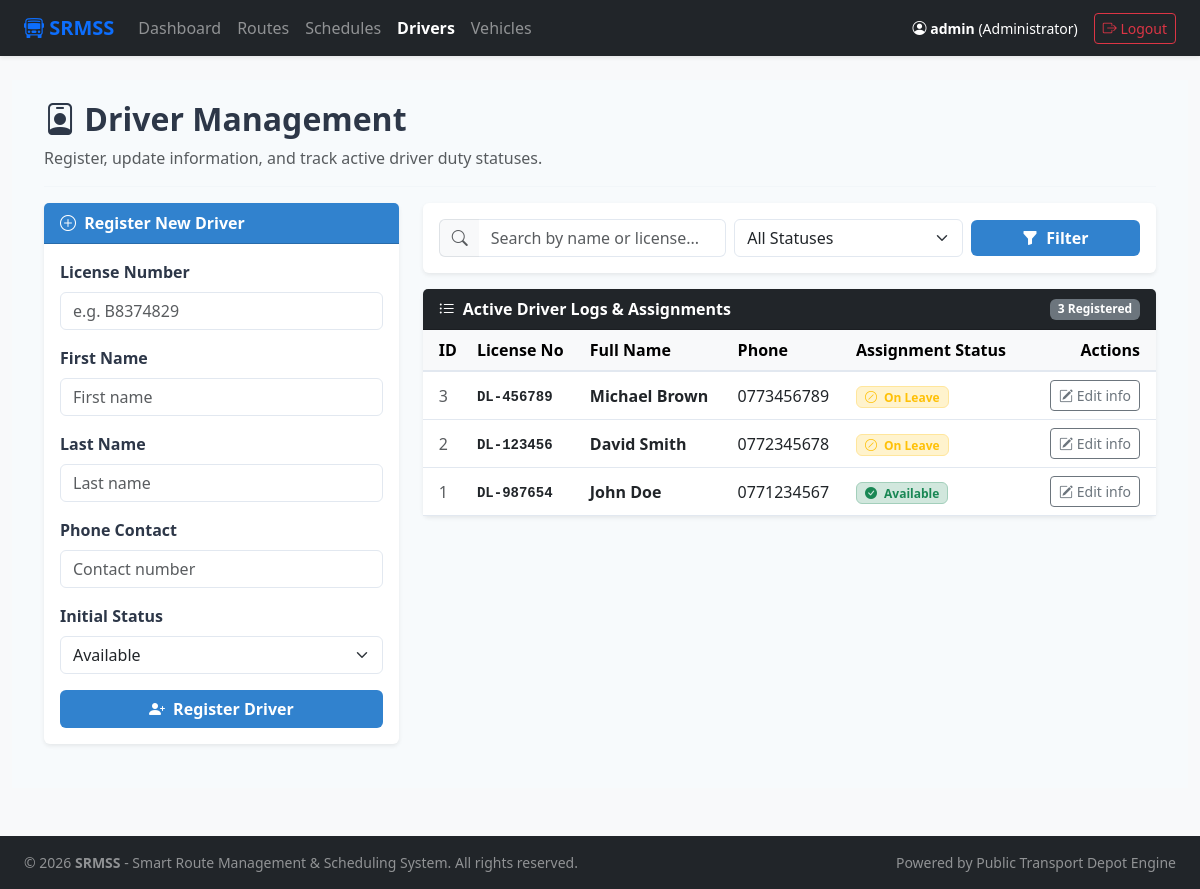
The page /drivers.php (signed in) on the database its author committed.
### tables this page shows
CREATE TABLE `drivers` (
  `id` int(11) NOT NULL AUTO_INCREMENT,
  `license_number` varchar(50) NOT NULL,
  `first_name` varchar(50) NOT NULL,
  `last_name` varchar(50) NOT NULL,
  `phone` varchar(20) DEFAULT NULL,
  `status` enum('Available','On Route','Leave') DEFAULT 'Available',
  `depot_id` int(11) DEFAULT 1,
  PRIMARY KEY (`id`),
  UNIQUE KEY `license_number` (`license_number`),
  KEY `depot_id` (`depot_id`),
  CONSTRAINT `drivers_ibfk_1` FOREIGN KEY (`depot_id`) REFERENCES `depots` (`id`) ON DELETE SET NULL
);

### drivers.php (the view, shortened to what this page needs)
<?php
require_once 'config/db.php';
include_once 'includes/header.php';
$search_query = isset($_GET['search']) ? trim($_GET['search']) : '';
$status_filter = isset($_GET['status_filter']) ? trim($_GET['status_filter']) : '';
$sql = "SELECT * FROM drivers WHERE 1=1";
$params = [];
$sql .= " ORDER BY id DESC";
$stmt = $conn->prepare($sql);
$stmt->execute($params);
$drivers = $stmt->fetchAll(PDO::FETCH_ASSOC);
$is_filtered = ($search_query !== '' || $status_filter !== '');
?>
<div class="row" style="background-color: #f7fafc; min-height: 80vh; padding: 20px;">
    <div class="col-md-12">
        <h2 class="fw-bold" style="color: #2d3748;"><i class="bi bi-person-badge"></i> Driver Management</h2>
        <p class="text-muted">Register, update information, and track active driver duty statuses.</p>
        <hr style="border-color: #e2e8f0;">
    </div>
    <div class="col-md-4 mb-4">
        <div class="card shadow-sm border-0" style="background-color: #ffffff;">
            <div class="card-header fw-bold text-white" style="background-color: #3182ce;">
                <i class="bi bi-plus-circle me-1"></i> Register New Driver
            </div>
            <div class="card-body" style="color: #2d3748;">
                <form action="drivers.php" method="POST">
                    <div class="mb-3">
                        <label class="form-label fw-semibold">License Number</label>
                        <input type="text" name="license_number" class="form-control" style="border-color: #e2e8f0;" required placeholder="e.g. B8374829">
                    </div>
                    <div class="mb-3">
                        <label class="form-label fw-semibold">First Name</label>
                        <input type="text" name="first_name" class="form-control" style="border-color: #e2e8f0;" required placeholder="First name">
                    </div>
                    <div class="mb-3">
                        <label class="form-label fw-semibold">Last Name</label>
                        <input type="text" name="last_name" class="form-control" style="border-color: #e2e8f0;" required placeholder="Last name">
                    </div>
                    <div class="mb-3">
                        <label class="form-label fw-semibold">Phone Contact</label>
                        <input type="text" name="phone" class="form-control" style="border-color: #e2e8f0;" placeholder="Contact number">
                    </div>
                    <div class="mb-3">
                        <label class="form-label fw-semibold">Initial Status</label>
                        <select name="status" class="form-select" style="border-color: #e2e8f0;">
                            <option value="Available">Available</option>
                        </select>
                    </div>
                    <button type="submit" name="add_driver" class="btn text-white w-100 fw-bold" style="background-color: #3182ce;">
                        <i class="bi bi-person-plus-fill me-1"></i> Register Driver
                    </button>
                </form>
            </div>
        </div>
    </div>
    <div class="col-md-8">
        <div class="card shadow-sm border-0 mb-3" style="background-color: #ffffff;">
            <div class="card-body p-3">
                <form method="GET" action="drivers.php" class="row g-2 align-items-center">
                    <div class="col-md-5">
                        <div class="input-group">
                            <span class="input-group-text bg-light border-end-0"><i class="bi bi-search text-muted"></i></span>
                            <input type="text" name="search" class="form-control border-start-0" placeholder="Search by name or license..." value="<?php echo htmlspecialchars($search_query); ?>" style="border-color: #e2e8f0;">
                        </div>
                    </div>
                    <div class="col-md-4">
                        <select name="status_filter" class="form-select" style="border-color: #e2e8f0;">
                            <option value="">All Statuses</option>
                        </select>
                    </div>
                    <div class="col-md-3 d-flex gap-1">
                        <button type="submit" class="btn btn-primary w-100 fw-semibold" style="background-color: #3182ce; border: none;">
                            <i class="bi bi-funnel-fill me-1"></i> Filter
                        </button>
                    </div>
                </form>
            </div>
        </div>
        <div class="card shadow-sm border-0" style="background-color: #ffffff;">
            <div class="card-header bg-dark text-white fw-bold d-flex justify-content-between align-items-center">
                <span><i class="bi bi-list-ul me-1"></i> Active Driver Logs & Assignments</span>
                <span class="badge bg-secondary"><?php echo count($drivers); ?> Registered</span>
            </div>
            <div class="card-body p-0">
                <div class="table-responsive">
                    <table class="table table-hover align-middle mb-0" style="color: #2d3748;">
                        <thead class="table-light text-muted fw-semibold" style="border-bottom: 2px solid #e2e8f0;">
                            <tr>
                                <th class="ps-3">ID</th>
                                <th>License No</th>
                                <th>Full Name</th>
                                <th>Phone</th>
                                <th>Assignment Status</th>
                                <th class="text-end pe-3">Actions</th>
                            </tr>
                        </thead>
                        <tbody>
                            <?php if (empty($drivers)): ?>
                                <tr>
                                    <td colspan="6" class="text-center text-muted py-4">
                                        <?php if ($is_filtered): ?>
                                            No drivers found matching your search criteria. <a href="drivers.php" class="text-primary text-decoration-none">Clear filter</a>
                                        <?php else: ?>
                                            No drivers registered inside the registry.
                                        <?php endif; ?>
                                    </td>
                                </tr>
                            <?php else: ?>
                                <?php foreach ($drivers as $driver): ?>
                                    <tr style="border-bottom: 1px solid #e2e8f0;">
                                        <td class="ps-3 text-muted"><?php echo $driver['id']; ?></td>
                                        <td><code class="text-dark fw-bold"><?php echo htmlspecialchars($driver['license_number']); ?></code></td>
                                        <td class="fw-semibold"><?php echo htmlspecialchars($driver['first_name'] . ' ' . $driver['last_name']); ?></td>
                                        <td><?php echo !empty($driver['phone']) ? htmlspecialchars($driver['phone']) : '<span class="text-muted small">N/A</span>'; ?></td>
                                        <td>
                                            <?php if ($driver['status'] == 'Available'): ?>
                                                <span class="badge bg-success-subtle text-success border border-success-subtle px-2 py-1.5"><i class="bi bi-check-circle-fill me-1"></i> Available</span>
                                            <?php elseif ($driver['status'] == 'On Duty'): ?>
                                                <span class="badge bg-primary-subtle text-primary border border-primary-subtle px-2 py-1.5"><i class="bi bi-cone-striped me-1"></i> Assigned / On Duty</span>
                                            <?php else: ?>
                                                <span class="badge bg-warning-subtle text-warning dark border border-warning-subtle px-2 py-1.5"><i class="bi bi-slash-circle me-1"></i> On Leave</span>
                                            <?php endif; ?>
                                        </td>
                                        <td class="text-end pe-3">
                                            <button type="button"
                                                    class="btn btn-sm btn-outline-secondary edit-driver-btn"
                                                    data-bs-toggle="modal"
                                                    data-bs-target="#editDriverModal"
                                                    data-id="<?php echo $driver['id']; ?>"
                                                    data-license="<?php echo htmlspecialchars($driver['license_number']); ?>"
                                                    data-first="<?php echo htmlspecialchars($driver['first_name']); ?>"
                                                    data-last="<?php echo htmlspecialchars($driver['last_name']); ?>"
                                                    data-phone="<?php echo htmlspecialchars($driver['phone']); ?>"
                                                    data-status="<?php echo htmlspecialchars($driver['status']); ?>">
                                                <i class="bi bi-pencil-square"></i> Edit info
                                            </button>
                                        </td>
                                    </tr>
                                <?php endforeach; ?>
                            <?php endif; ?>
                        </tbody>
                    </table>
                </div>
            </div>
        </div>
    </div>
</div>
</div>
</body>
</html>

### rows shown on the page
drivers: id "3", license_number "DL-456789", first_name+last_name "Michael Brown", phone "0773456789", status "On Leave"
drivers: id "2", license_number "DL-123456", first_name+last_name "David Smith", phone "0772345678", status "On Leave"
drivers: id "1", license_number "DL-987654", first_name+last_name "John Doe", phone "0771234567", status "Available" (drawn)

### other values the page prints
$_SESSION['username'] "admin"
$_SESSION['role'] "Administrator"
count($drivers) "3"
